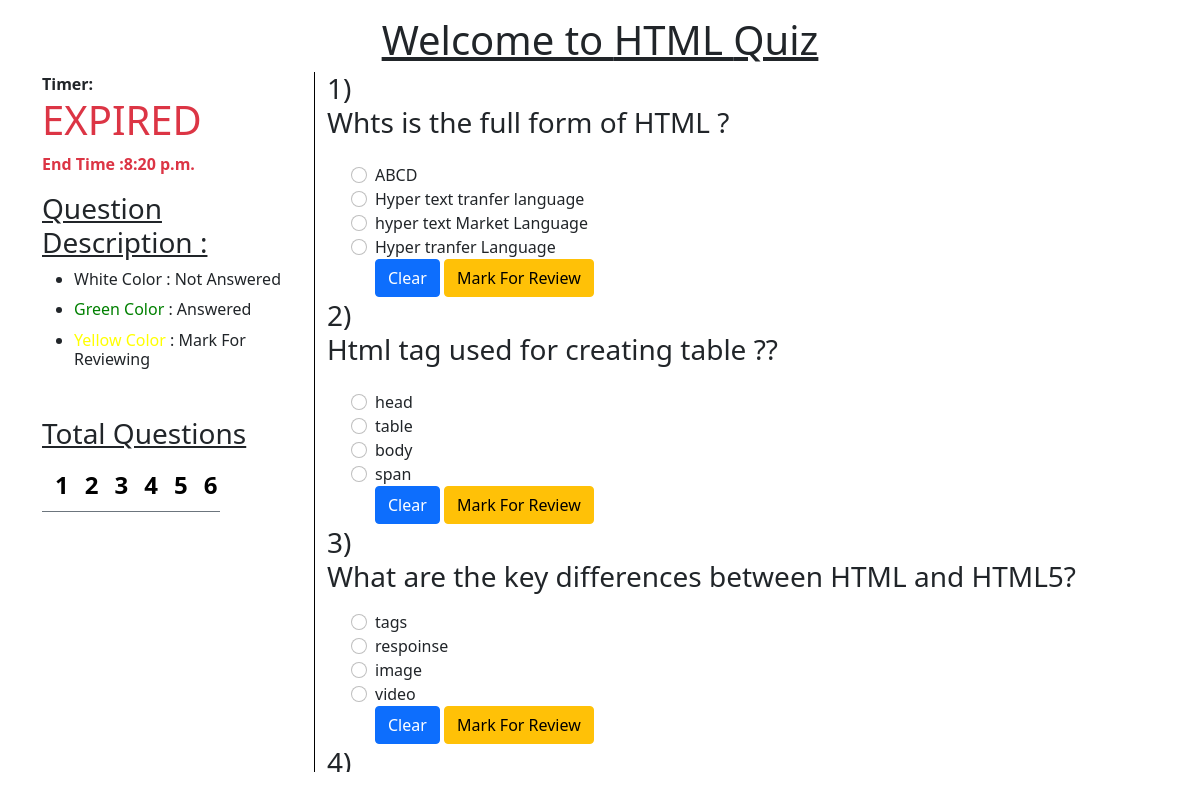
The app's page /test_start/8/ with its own data.
### employee/models.py (models this page shows, shortened)
class QuizSchedule(models.Model):
    quiz_by=models.ForeignKey(Employee,on_delete=models.CASCADE)
    starttime=models.DateTimeField()
    endtime=models.DateTimeField()
    subject=models.CharField(max_length=250)

class Questions(models.Model):
    quiz=models.ForeignKey(QuizSchedule,on_delete=models.CASCADE)
    question=RichTextField(blank=True,null=True)
    options=models.JSONField(blank=True, null=True,default=list)
    correct_option=models.CharField(max_length=250)

### employee/views.py (the view, shortened to what this page needs)
# urls.py: path('test_start/<int:pk>/',views.test_start,name="test_start"),
def test_start(request,pk):
    if request.method=="GET":
        quiz=QuizSchedule.objects.get(id=pk)
        try:
            useresponse=UserResponse.objects.get(username=request.session['user_log']['id'],subject=quiz.subject)
            return redirect('employee:test_window')
        except:
            quiz=QuizSchedule.objects.get(id=pk)
            endtime=quiz.endtime
            subject=quiz.subject
            questions=Questions.objects.filter(quiz=quiz)
            presentdatetime=datetime.now()
            return render(request,'employee/test_start.html',{'questions':questions,'endtime':endtime,'datetime':presentdatetime,'subject':subject})

### employee/templates/employee/test_start.html (shortened to what this page needs)
<!DOCTYPE html>
<html lang="en">
<head>
        <link href="https://cdn.jsdelivr.net/npm/bootstrap@5.1.3/dist/css/bootstrap.min.css" rel="stylesheet"
>
</head>
<body >
    <div class="container my-3" id="myvideo">
        <h1 class="text-center"><u>Welcome to {{subject}} Quiz</u></h1>
         <div class="row">
            <div class="col-md-3" style="border-right: 1px solid black;">
                <div id="displaytimer"><b>Timer:
                    <h1 class="text-danger" id="demo"></h1>
                    <p class="text-danger">End Time :{{endtime|time}}</p>
                    </b></div>
                <h3><u>Question Description :</u></h3>
                <ul>
                    <li>
                        <h6>White Color : Not Answered</h6>
                    </li>
                    <li>
                        <h6><span style="color:green">Green Color </span> : Answered</h6>
                    </li>
                    <li>
                        <h6><span style="color:yellow">Yellow Color </span>: Mark For Reviewing</h6>
                    </li>
                </ul>
                <h3 class="mt-5"><u>Total Questions</u></h3>
                <table class="table table-borded" style="width: 50px;">
                    <tr>
                        {%for i in questions%}
                            <td id="td{{i.id}}" class="btn-secondary" style="width:10px;">
                                <a href="#{{forloop.counter}}"  name="{{foorloop.counter}}">{{forloop.counter}}</a></td>
                        {%endfor%}
                    </tr>
                </table>
             </div>
             <div class="col-md-9" style="height:700px; overflow-y:scroll">
                <form method='post' action=''>
                    {% for q  in questions%}
                    <div class="form-group">
                      <h3 id="{{forloop.counter}}"><label for="question">{{forloop.counter}}){{q.question|safe}}</label></h3>
                    </div>
                    <div class="form-check">
                        <div class="form-check">
                            {%for j in q.options%}
                            <input class="form-check-input" type="radio" name="question{{q.id}}" id="gridRadios{{q.id}}{{forloop.counter}}" value="{{j}}" >
                            <label class="form-check-label" for="gridRadios{{q.id}}{{forloop.counter}}">
                                {{j}}
                            </label></br>
                            {%endfor%}
                            <button type="button" class="btn btn-primary" id="clear{{q.id}}">Clear</button>
                            <button type="button" class="btn btn-warning" id="review{{q.id}}">Mark For Review</button>
                        </div>
                    </div>
                    {% endfor %}
                    <br>
                  </form>
             </div>
         </div>
        </div>
</body>
</html>

### employee/templates/employee/test_start.html (style rules this page uses)
a { font-size: 24px; color: black; text-decoration: none; margin-left: 37%; font-weight: bold; }
tr { display: block }

### records on screen
QuizSchedule: subject "HTML", endtime "8:20 p.m."
Questions: question "Whts is the full form of HTML ?", options "ABCD" "Hyper text tranfer language" "hyper text Market Language" "Hyper tranfer Language"
Questions: question "Html tag used for creating table ??", options "head" "table" "body" "span"
Questions: question "What are the key differences between HTML and HTML5?", options "tags" "respoinse" "image" "video"
